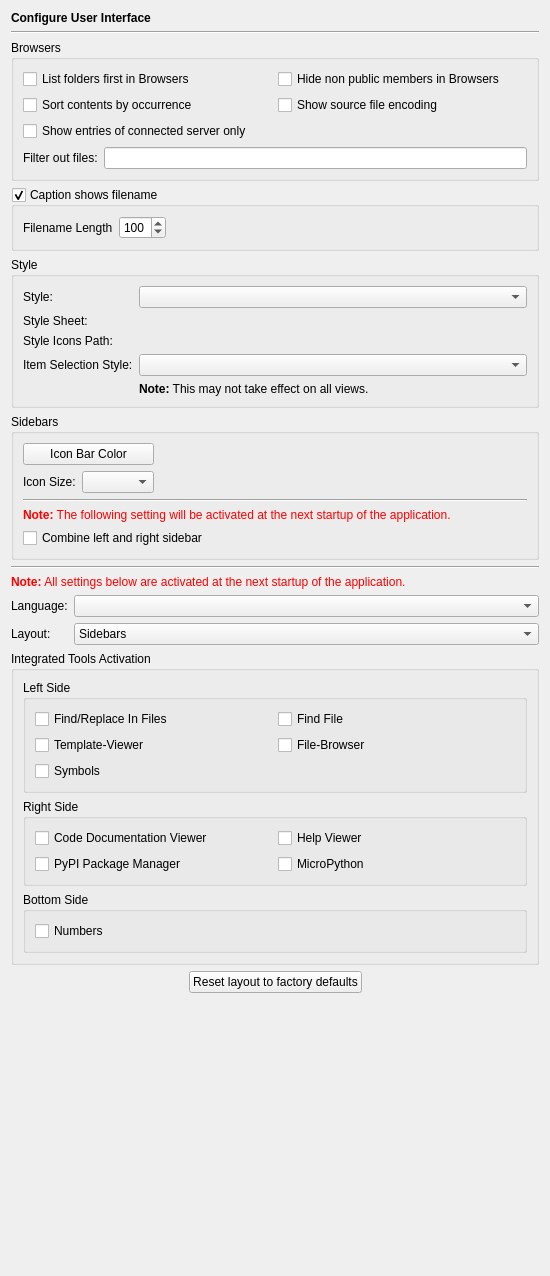
<?xml version="1.0" encoding="UTF-8"?>
<ui version="4.0">
 <class>InterfacePage</class>
 <widget class="QWidget" name="InterfacePage">
  <property name="geometry">
   <rect>
    <x>0</x>
    <y>0</y>
    <width>550</width>
    <height>1276</height>
   </rect>
  </property>
  <layout class="QVBoxLayout" name="verticalLayout_3">
   <item>
    <widget class="QLabel" name="headerLabel">
     <property name="text">
      <string>&lt;b&gt;Configure User Interface&lt;/b&gt;</string>
     </property>
    </widget>
   </item>
   <item>
    <widget class="Line" name="line9">
     <property name="frameShape">
      <enum>QFrame::Shape::HLine</enum>
     </property>
     <property name="frameShadow">
      <enum>QFrame::Shadow::Sunken</enum>
     </property>
     <property name="orientation">
      <enum>Qt::Orientation::Horizontal</enum>
     </property>
    </widget>
   </item>
   <item>
    <widget class="QGroupBox" name="groupBox_4">
     <property name="title">
      <string>Browsers</string>
     </property>
     <layout class="QGridLayout" name="gridLayout_2">
      <item row="0" column="0">
       <widget class="QCheckBox" name="uiBrowsersListFoldersFirstCheckBox">
        <property name="toolTip">
         <string>Select, if folders should be listed first in the various browsers</string>
        </property>
        <property name="text">
         <string>List folders first in Browsers</string>
        </property>
       </widget>
      </item>
      <item row="0" column="1">
       <widget class="QCheckBox" name="uiBrowsersHideNonPublicCheckBox">
        <property name="toolTip">
         <string>Select to hide non public classes, methods and attributes in the browsers.</string>
        </property>
        <property name="text">
         <string>Hide non public members in Browsers</string>
        </property>
       </widget>
      </item>
      <item row="1" column="0">
       <widget class="QCheckBox" name="uiBrowsersSortByOccurrenceCheckBox">
        <property name="toolTip">
         <string>Select to sort file contents by occurrence</string>
        </property>
        <property name="text">
         <string>Sort contents by occurrence</string>
        </property>
       </widget>
      </item>
      <item row="1" column="1">
       <widget class="QCheckBox" name="browserShowCodingCheckBox">
        <property name="toolTip">
         <string>Select to show the source code encoding</string>
        </property>
        <property name="text">
         <string>Show source file encoding</string>
        </property>
       </widget>
      </item>
      <item row="2" column="0" colspan="2">
       <widget class="QCheckBox" name="browserShowConnectedServerOnlyCheckBox">
        <property name="toolTip">
         <string>Select to show local entries and those related to the currently connected eric-ide server.</string>
        </property>
        <property name="text">
         <string>Show entries of connected server only</string>
        </property>
       </widget>
      </item>
      <item row="3" column="0" colspan="2">
       <layout class="QHBoxLayout" name="horizontalLayout_2">
        <item>
         <widget class="QLabel" name="label_4">
          <property name="text">
           <string>Filter out files:</string>
          </property>
         </widget>
        </item>
        <item>
         <widget class="QLineEdit" name="fileFiltersEdit">
          <property name="toolTip">
           <string>Enter wildcard file patterns separated by semicolon. Files matching these patterns will not be shown by the file browsers.</string>
          </property>
         </widget>
        </item>
       </layout>
      </item>
     </layout>
    </widget>
   </item>
   <item>
    <widget class="QGroupBox" name="uiCaptionShowsFilenameGroupBox">
     <property name="focusPolicy">
      <enum>Qt::FocusPolicy::StrongFocus</enum>
     </property>
     <property name="toolTip">
      <string>Select, if the caption of the main window should show the filename of the current editor</string>
     </property>
     <property name="title">
      <string>Caption shows filename</string>
     </property>
     <property name="checkable">
      <bool>true</bool>
     </property>
     <layout class="QHBoxLayout">
      <item>
       <widget class="QLabel" name="label">
        <property name="text">
         <string>Filename Length</string>
        </property>
       </widget>
      </item>
      <item>
       <widget class="QSpinBox" name="filenameLengthSpinBox">
        <property name="toolTip">
         <string>Enter the number of characters to be shown in the main window title.</string>
        </property>
        <property name="minimum">
         <number>10</number>
        </property>
        <property name="maximum">
         <number>999</number>
        </property>
        <property name="singleStep">
         <number>10</number>
        </property>
        <property name="value">
         <number>100</number>
        </property>
       </widget>
      </item>
      <item>
       <spacer>
        <property name="orientation">
         <enum>Qt::Orientation::Horizontal</enum>
        </property>
        <property name="sizeHint" stdset="0">
         <size>
          <width>31</width>
          <height>23</height>
         </size>
        </property>
       </spacer>
      </item>
     </layout>
    </widget>
   </item>
   <item>
    <widget class="QGroupBox" name="groupBox">
     <property name="title">
      <string>Style</string>
     </property>
     <layout class="QGridLayout" name="gridLayout_3">
      <item row="0" column="0">
       <widget class="QLabel" name="label_2">
        <property name="text">
         <string>Style:</string>
        </property>
       </widget>
      </item>
      <item row="0" column="1">
       <widget class="QComboBox" name="styleComboBox">
        <property name="toolTip">
         <string>Select the interface style</string>
        </property>
       </widget>
      </item>
      <item row="1" column="0">
       <widget class="QLabel" name="label_3">
        <property name="text">
         <string>Style Sheet:</string>
        </property>
       </widget>
      </item>
      <item row="1" column="1">
       <widget class="EricPathPicker" name="styleSheetPicker" native="true">
        <property name="sizePolicy">
         <sizepolicy hsizetype="Expanding" vsizetype="Preferred">
          <horstretch>0</horstretch>
          <verstretch>0</verstretch>
         </sizepolicy>
        </property>
        <property name="focusPolicy">
         <enum>Qt::FocusPolicy::StrongFocus</enum>
        </property>
        <property name="toolTip">
         <string>Enter the path of the style sheet file</string>
        </property>
       </widget>
      </item>
      <item row="2" column="0">
       <widget class="QLabel" name="label_6">
        <property name="text">
         <string>Style Icons Path:</string>
        </property>
       </widget>
      </item>
      <item row="2" column="1">
       <widget class="EricPathPicker" name="styleIconsPathPicker" native="true">
        <property name="sizePolicy">
         <sizepolicy hsizetype="Expanding" vsizetype="Preferred">
          <horstretch>0</horstretch>
          <verstretch>0</verstretch>
         </sizepolicy>
        </property>
        <property name="focusPolicy">
         <enum>Qt::FocusPolicy::StrongFocus</enum>
        </property>
        <property name="toolTip">
         <string>Enter the path to the icons used within the style sheet (empty for default)</string>
        </property>
       </widget>
      </item>
      <item row="3" column="0">
       <widget class="QLabel" name="label_7">
        <property name="text">
         <string>Item Selection Style:</string>
        </property>
       </widget>
      </item>
      <item row="3" column="1">
       <widget class="QComboBox" name="itemSelectionStyleComboBox">
        <property name="toolTip">
         <string>Select the style for item selection (default is platform dependent).</string>
        </property>
       </widget>
      </item>
      <item row="4" column="1">
       <widget class="QLabel" name="label_8">
        <property name="text">
         <string>&lt;b&gt;Note:&lt;/b&gt; This may not take effect on all views.</string>
        </property>
       </widget>
      </item>
     </layout>
    </widget>
   </item>
   <item>
    <widget class="QGroupBox" name="groupBox_8">
     <property name="title">
      <string>Sidebars</string>
     </property>
     <layout class="QVBoxLayout" name="verticalLayout_2">
      <item>
       <layout class="QHBoxLayout" name="horizontalLayout">
        <item>
         <layout class="QGridLayout" name="gridLayout_7">
          <item row="0" column="0" colspan="2">
           <widget class="QPushButton" name="iconBarButton">
            <property name="toolTip">
             <string>Select the icon bar background color</string>
            </property>
            <property name="text">
             <string>Icon Bar Color</string>
            </property>
           </widget>
          </item>
          <item row="1" column="0">
           <widget class="QLabel" name="label_5">
            <property name="text">
             <string>Icon Size:</string>
            </property>
           </widget>
          </item>
          <item row="1" column="1">
           <widget class="QComboBox" name="iconSizeComboBox">
            <property name="toolTip">
             <string>Select the icon size</string>
            </property>
           </widget>
          </item>
         </layout>
        </item>
        <item>
         <widget class="QLabel" name="sampleLabel">
          <property name="minimumSize">
           <size>
            <width>50</width>
            <height>50</height>
           </size>
          </property>
          <property name="text">
           <string/>
          </property>
          <property name="alignment">
           <set>Qt::AlignmentFlag::AlignCenter</set>
          </property>
         </widget>
        </item>
        <item>
         <widget class="QLabel" name="highlightedSampleLabel">
          <property name="minimumSize">
           <size>
            <width>50</width>
            <height>50</height>
           </size>
          </property>
          <property name="text">
           <string/>
          </property>
          <property name="alignment">
           <set>Qt::AlignmentFlag::AlignCenter</set>
          </property>
         </widget>
        </item>
        <item>
         <spacer name="horizontalSpacer_2">
          <property name="orientation">
           <enum>Qt::Orientation::Horizontal</enum>
          </property>
          <property name="sizeHint" stdset="0">
           <size>
            <width>396</width>
            <height>20</height>
           </size>
          </property>
         </spacer>
        </item>
       </layout>
      </item>
      <item>
       <widget class="Line" name="line9_3">
        <property name="frameShape">
         <enum>QFrame::Shape::HLine</enum>
        </property>
        <property name="frameShadow">
         <enum>QFrame::Shadow::Sunken</enum>
        </property>
        <property name="orientation">
         <enum>Qt::Orientation::Horizontal</enum>
        </property>
       </widget>
      </item>
      <item>
       <widget class="QLabel" name="TextLabel1_2_2_3">
        <property name="text">
         <string>&lt;font color=&quot;#FF0000&quot;&gt;&lt;b&gt;Note:&lt;/b&gt; The following setting will be activated at the next startup of the application.&lt;/font&gt;</string>
        </property>
       </widget>
      </item>
      <item>
       <widget class="QCheckBox" name="combinedLeftRightSidebarCheckBox">
        <property name="toolTip">
         <string>Select to combine the left and right sidebar</string>
        </property>
        <property name="text">
         <string>Combine left and right sidebar</string>
        </property>
       </widget>
      </item>
     </layout>
    </widget>
   </item>
   <item>
    <widget class="Line" name="line9_2">
     <property name="frameShape">
      <enum>QFrame::Shape::HLine</enum>
     </property>
     <property name="frameShadow">
      <enum>QFrame::Shadow::Sunken</enum>
     </property>
     <property name="orientation">
      <enum>Qt::Orientation::Horizontal</enum>
     </property>
    </widget>
   </item>
   <item>
    <widget class="QLabel" name="TextLabel1_2_2_2">
     <property name="text">
      <string>&lt;font color=&quot;#FF0000&quot;&gt;&lt;b&gt;Note:&lt;/b&gt; All settings below are activated at the next startup of the application.&lt;/font&gt;</string>
     </property>
    </widget>
   </item>
   <item>
    <layout class="QGridLayout" name="gridLayout">
     <item row="1" column="1">
      <widget class="QComboBox" name="layoutComboBox">
       <property name="sizePolicy">
        <sizepolicy hsizetype="Expanding" vsizetype="Fixed">
         <horstretch>0</horstretch>
         <verstretch>0</verstretch>
        </sizepolicy>
       </property>
       <property name="toolTip">
        <string>Select the layout type.</string>
       </property>
       <item>
        <property name="text">
         <string>Sidebars</string>
        </property>
       </item>
       <item>
        <property name="text">
         <string>Toolboxes</string>
        </property>
       </item>
      </widget>
     </item>
     <item row="0" column="1">
      <widget class="QComboBox" name="languageComboBox">
       <property name="sizePolicy">
        <sizepolicy hsizetype="Expanding" vsizetype="Fixed">
         <horstretch>0</horstretch>
         <verstretch>0</verstretch>
        </sizepolicy>
       </property>
       <property name="toolTip">
        <string>Select the interface language.</string>
       </property>
       <property name="whatsThis">
        <string>The interface language can be selected from this list. If &quot;system&quot; is selected, the interface language is determined by the system. The selection of &quot;none&quot; means, that the default language will be used.</string>
       </property>
      </widget>
     </item>
     <item row="0" column="0">
      <widget class="QLabel" name="languageLabel">
       <property name="sizePolicy">
        <sizepolicy hsizetype="Fixed" vsizetype="Preferred">
         <horstretch>0</horstretch>
         <verstretch>0</verstretch>
        </sizepolicy>
       </property>
       <property name="text">
        <string>Language:</string>
       </property>
       <property name="buddy">
        <cstring>languageComboBox</cstring>
       </property>
      </widget>
     </item>
     <item row="1" column="0">
      <widget class="QLabel" name="layoutLabel">
       <property name="text">
        <string>Layout:</string>
       </property>
      </widget>
     </item>
    </layout>
   </item>
   <item>
    <widget class="QGroupBox" name="groupBox_3">
     <property name="title">
      <string>Integrated Tools Activation</string>
     </property>
     <layout class="QVBoxLayout" name="verticalLayout">
      <item>
       <widget class="QGroupBox" name="groupBox_10">
        <property name="title">
         <string>Left Side</string>
        </property>
        <layout class="QGridLayout" name="gridLayout_5">
         <item row="2" column="0">
          <widget class="QCheckBox" name="symbolsCheckBox">
           <property name="toolTip">
            <string>Select to activate the Symbols widget</string>
           </property>
           <property name="text">
            <string>Symbols</string>
           </property>
          </widget>
         </item>
         <item row="1" column="0">
          <widget class="QCheckBox" name="templateViewerCheckBox">
           <property name="toolTip">
            <string>Select to activate the Template viewer</string>
           </property>
           <property name="text">
            <string>Template-Viewer</string>
           </property>
          </widget>
         </item>
         <item row="1" column="1">
          <widget class="QCheckBox" name="fileBrowserCheckBox">
           <property name="toolTip">
            <string>Select to activate the File-Browser widget</string>
           </property>
           <property name="text">
            <string>File-Browser</string>
           </property>
          </widget>
         </item>
         <item row="0" column="0">
          <widget class="QCheckBox" name="findReplaceCheckBox">
           <property name="toolTip">
            <string>Select to activate the embedded Find/Replace In Files tool.</string>
           </property>
           <property name="text">
            <string>Find/Replace In Files</string>
           </property>
          </widget>
         </item>
         <item row="0" column="1">
          <widget class="QCheckBox" name="findLocationCheckBox">
           <property name="toolTip">
            <string>Select to activate the embedded Find File tool.</string>
           </property>
           <property name="text">
            <string>Find File</string>
           </property>
          </widget>
         </item>
        </layout>
       </widget>
      </item>
      <item>
       <widget class="QGroupBox" name="leftRightGroupBox">
        <property name="title">
         <string>Right Side</string>
        </property>
        <layout class="QGridLayout" name="gridLayout_4">
         <item row="0" column="0">
          <widget class="QCheckBox" name="codeDocumentationViewerCheckBox">
           <property name="toolTip">
            <string>Select to activate the Code Documentation Viewer</string>
           </property>
           <property name="text">
            <string>Code Documentation Viewer</string>
           </property>
          </widget>
         </item>
         <item row="0" column="1">
          <widget class="QCheckBox" name="helpViewerCheckBox">
           <property name="toolTip">
            <string>Select to activate the Help Viewer widget</string>
           </property>
           <property name="text">
            <string>Help Viewer</string>
           </property>
          </widget>
         </item>
         <item row="1" column="0">
          <widget class="QCheckBox" name="pypiCheckBox">
           <property name="toolTip">
            <string>Select to activate the PyPI package manager widget</string>
           </property>
           <property name="text">
            <string>PyPI Package Manager</string>
           </property>
          </widget>
         </item>
         <item row="1" column="1">
          <widget class="QCheckBox" name="microPythonCheckBox">
           <property name="toolTip">
            <string>Select to activate the MicroPython widget</string>
           </property>
           <property name="text">
            <string>MicroPython</string>
           </property>
          </widget>
         </item>
        </layout>
       </widget>
      </item>
      <item>
       <widget class="QGroupBox" name="groupBox_11">
        <property name="title">
         <string>Bottom Side</string>
        </property>
        <layout class="QGridLayout" name="gridLayout_6">
         <item row="0" column="0">
          <widget class="QCheckBox" name="numbersCheckBox">
           <property name="toolTip">
            <string>Select to activate the Numbers widget</string>
           </property>
           <property name="text">
            <string>Numbers</string>
           </property>
          </widget>
         </item>
        </layout>
       </widget>
      </item>
     </layout>
    </widget>
   </item>
   <item>
    <layout class="QHBoxLayout" name="horizontalLayout_3">
     <item>
      <spacer name="horizontalSpacer">
       <property name="orientation">
        <enum>Qt::Orientation::Horizontal</enum>
       </property>
       <property name="sizeHint" stdset="0">
        <size>
         <width>40</width>
         <height>20</height>
        </size>
       </property>
      </spacer>
     </item>
     <item>
      <widget class="QPushButton" name="resetLayoutButton">
       <property name="text">
        <string>Reset layout to factory defaults</string>
       </property>
      </widget>
     </item>
     <item>
      <spacer name="horizontalSpacer_3">
       <property name="orientation">
        <enum>Qt::Orientation::Horizontal</enum>
       </property>
       <property name="sizeHint" stdset="0">
        <size>
         <width>40</width>
         <height>20</height>
        </size>
       </property>
      </spacer>
     </item>
    </layout>
   </item>
   <item>
    <spacer name="verticalSpacer">
     <property name="orientation">
      <enum>Qt::Orientation::Vertical</enum>
     </property>
     <property name="sizeHint" stdset="0">
      <size>
       <width>20</width>
       <height>0</height>
      </size>
     </property>
    </spacer>
   </item>
  </layout>
 </widget>
 <customwidgets>
  <customwidget>
   <class>EricPathPicker</class>
   <extends>QWidget</extends>
   <header>eric7/EricWidgets/EricPathPicker.h</header>
   <container>1</container>
  </customwidget>
 </customwidgets>
 <tabstops>
  <tabstop>uiBrowsersListFoldersFirstCheckBox</tabstop>
  <tabstop>uiBrowsersHideNonPublicCheckBox</tabstop>
  <tabstop>uiBrowsersSortByOccurrenceCheckBox</tabstop>
  <tabstop>browserShowCodingCheckBox</tabstop>
  <tabstop>browserShowConnectedServerOnlyCheckBox</tabstop>
  <tabstop>fileFiltersEdit</tabstop>
  <tabstop>uiCaptionShowsFilenameGroupBox</tabstop>
  <tabstop>filenameLengthSpinBox</tabstop>
  <tabstop>styleComboBox</tabstop>
  <tabstop>styleSheetPicker</tabstop>
  <tabstop>styleIconsPathPicker</tabstop>
  <tabstop>itemSelectionStyleComboBox</tabstop>
  <tabstop>iconBarButton</tabstop>
  <tabstop>iconSizeComboBox</tabstop>
  <tabstop>combinedLeftRightSidebarCheckBox</tabstop>
  <tabstop>languageComboBox</tabstop>
  <tabstop>layoutComboBox</tabstop>
  <tabstop>findReplaceCheckBox</tabstop>
  <tabstop>findLocationCheckBox</tabstop>
  <tabstop>templateViewerCheckBox</tabstop>
  <tabstop>fileBrowserCheckBox</tabstop>
  <tabstop>symbolsCheckBox</tabstop>
  <tabstop>codeDocumentationViewerCheckBox</tabstop>
  <tabstop>helpViewerCheckBox</tabstop>
  <tabstop>pypiCheckBox</tabstop>
  <tabstop>microPythonCheckBox</tabstop>
  <tabstop>numbersCheckBox</tabstop>
  <tabstop>resetLayoutButton</tabstop>
 </tabstops>
 <resources/>
 <connections/>
</ui>
